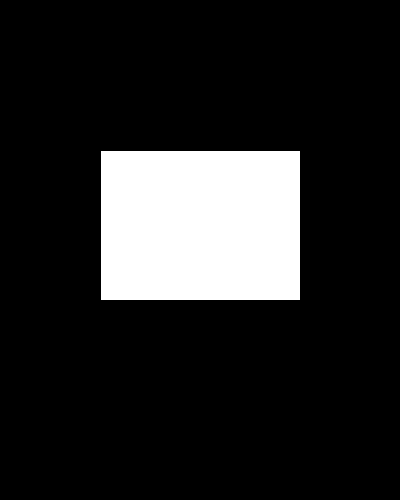
Frame 1 (no input)
Frame 60 (the mouse pressed at the canvas centre just before this capture): identical to frame 1, image omitted
Frame 120 (the mouse held since frame 60 and released just before this capture): identical to frame 1, image omitted

The Processing sketch that drew this single still picture (run headless with seeded random() and noise(); from frame 60 on, the mouse is pressed at the canvas centre):

// Processing sketch: buttons
// ── buttons.pde
// rect button? circle button?

void setup() {
  size(400, 500);
  background(0);
}

void draw() {
  background(0);

  int r, g, b;
  float x, y, w, h;

  r = 255;
  g = 255;
  b = 255;

  x = 100;
  y = 150;
  w = 200;
  h = 150;

  if (mouseX > x && mouseX < x+w &&
    mouseY > y && mouseY < y+h) {
    // the mouse is in the area!
  } else {
    // the mouse is out of the area!
  }

  fill(r, g, b);
  rect(x, y, w, h);
}
